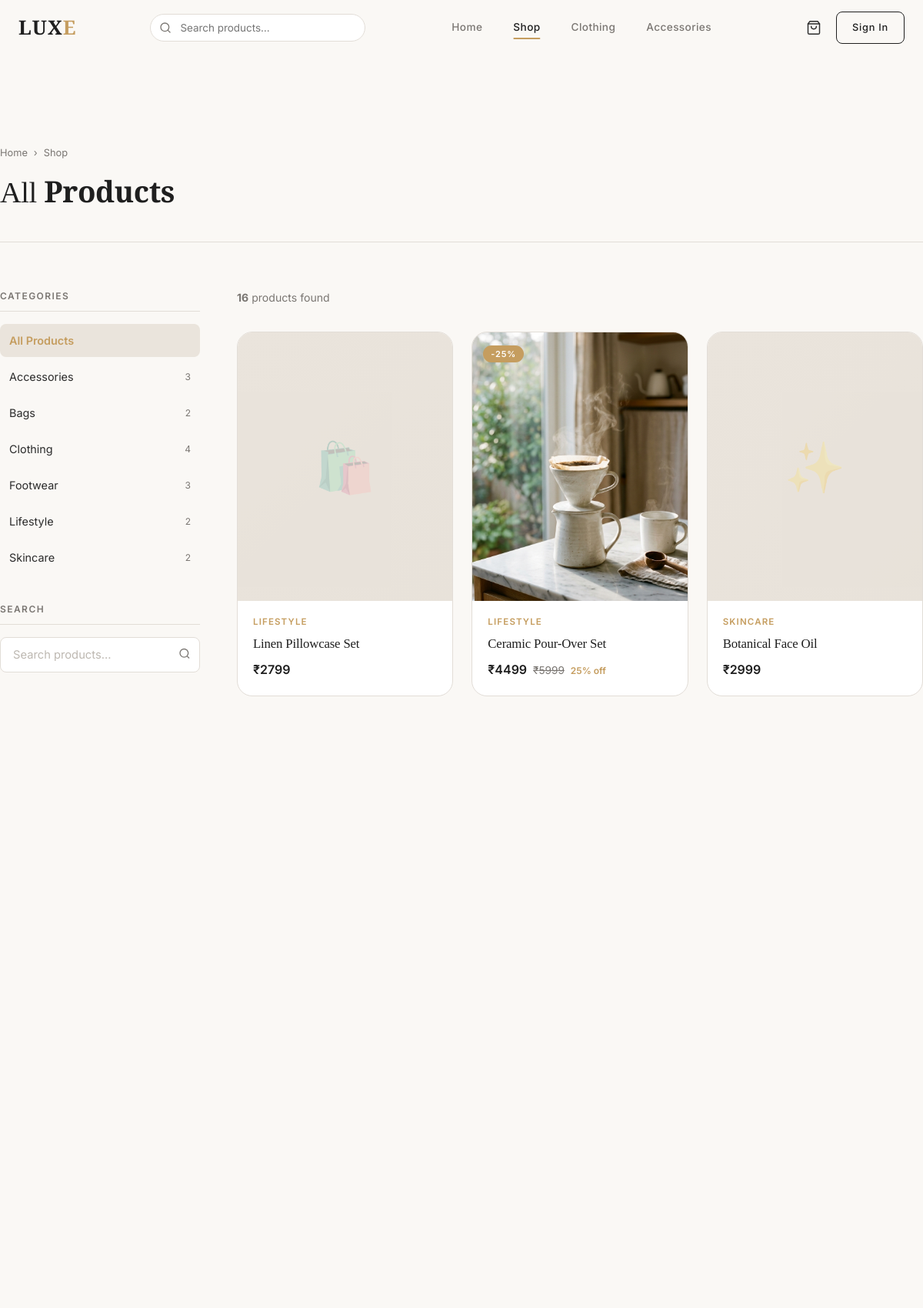
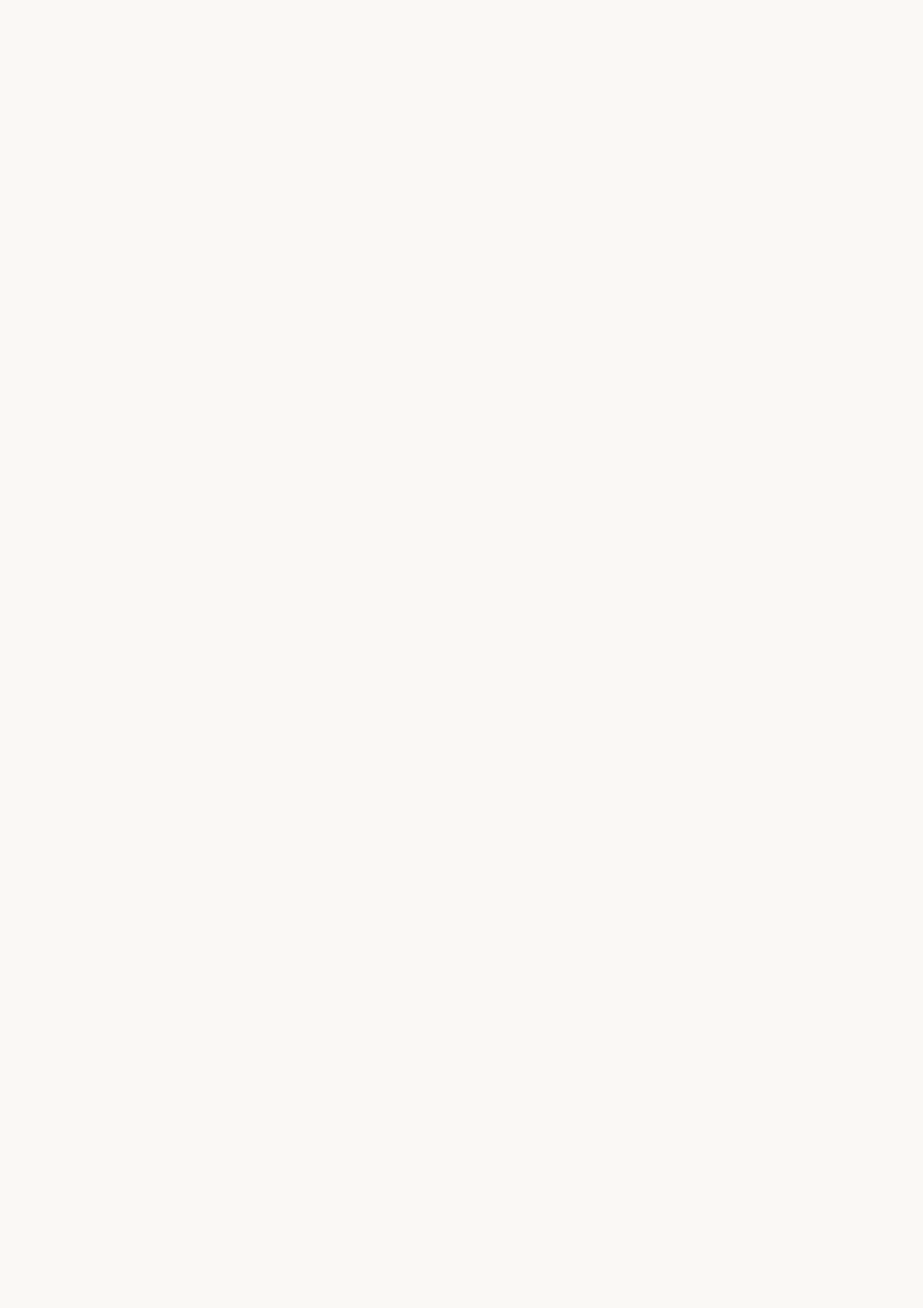
Screenshot of /products/ (upper part) with the database file from the repository (2 pictures, top to bottom).
### store/models.py (models this page shows, shortened)
class Category(models.Model):
    name = models.CharField(max_length=200)
    slug = models.SlugField(unique=True, blank=True)
    description = models.TextField(blank=True)
    image = models.ImageField(upload_to='categories/', blank=True, null=True)
    class Meta:
        verbose_name_plural = 'Categories'
        ordering = ['name']

class Product(models.Model):
    category = models.ForeignKey(Category, on_delete=models.SET_NULL, null=True, related_name='products')
    name = models.CharField(max_length=300)
    slug = models.SlugField(unique=True, blank=True)
    description = models.TextField()
    price = models.DecimalField(max_digits=10, decimal_places=2)
    compare_price = models.DecimalField(max_digits=10, decimal_places=2, blank=True, null=True,
                                        help_text='Original price before discount')
    image = models.ImageField(upload_to='products/')
    stock = models.PositiveIntegerField(default=0)
    is_featured = models.BooleanField(default=False)
    created_at = models.DateTimeField(auto_now_add=True)
    updated_at = models.DateTimeField(auto_now=True)
    class Meta:
        ordering = ['-created_at']
    @property
    def discount_percentage(self):
        if self.compare_price and self.compare_price > self.price:
            return int((1 - self.price / self.compare_price) * 100)
        return None

### store/views.py (the view)
# urls.py: path('products/', views.product_list, name='product_list'),
def product_list(request):
    products = Product.objects.filter(stock__gt=0)
    categories = Category.objects.all()
    search_form = SearchForm(request.GET)
    selected_category = request.GET.get('category', '')
    query = request.GET.get('q', '')
    if query:
        products = products.filter(
            Q(name__icontains=query) | Q(description__icontains=query)
        )
    if selected_category:
        products = products.filter(category__slug=selected_category)
    context = {
        'products': products,
        'categories': categories,
        'search_form': search_form,
        'selected_category': selected_category,
        'query': query,
    }
    return render(request, 'store/product_list.html', context)

### store/forms.py
class SearchForm(forms.Form):
    q = forms.CharField(max_length=200, required=False, widget=forms.TextInput(attrs={
        'placeholder': 'Search products...',
    }))

### store/context_processors.py (called while the page is built)
def cart_context(request):
    cart_count = 0
    try:
        if request.user.is_authenticated:
            cart = Cart.objects.filter(user=request.user).first()
        else:
            session_key = request.session.session_key
            if session_key:
                cart = Cart.objects.filter(session_key=session_key).first()
            else:
                cart = None
        if cart:
            cart_count = cart.get_item_count()
    except Exception:
        pass
    return {'cart_count': cart_count}

### templates/store/product_list.html (shortened to what this page needs)
{% extends 'base.html' %}
{% load static %}
{% block content %}
<div class="container section-sm">
  <div class="page-header">
    <div class="breadcrumb">
      <a href="{% url 'store:home' %}">Home</a>
      <span>›</span>
      <span>Shop</span>
    </div>
    <h1 style="font-size:2.4rem;font-weight:300;">
      {% if query %}Results for "<em>{{ query }}</em>"
      {% elif selected_category %}{{ selected_category|title }}
      {% else %}All <strong>Products</strong>{% endif %}
    </h1>
  </div>
  <div class="product-list-layout">
    <aside class="product-sidebar" aria-label="Product filters">
      <div class="sidebar-section">
        <div class="sidebar-title">Categories</div>
        <div class="category-filter-list">
          <a href="{% url 'store:product_list' %}{% if query %}?q={{ query }}{% endif %}"
             class="category-filter-item {% if not selected_category %}active{% endif %}">
            All Products
          </a>
          {% for cat in categories %}
          <a href="{% url 'store:product_list' %}?category={{ cat.slug }}{% if query %}&q={{ query }}{% endif %}"
             class="category-filter-item {% if selected_category == cat.slug %}active{% endif %}">
            {{ cat.name }}
            <span style="font-size:0.75rem;color:var(--text-muted);">{{ cat.products.count }}</span>
          </a>
          {% endfor %}
        </div>
      </div>
      <div class="sidebar-section">
        <div class="sidebar-title">Search</div>
        <form action="{% url 'store:product_list' %}" method="GET">
          <div style="position:relative;">
            <input type="text" name="q" value="{{ query }}" placeholder="Search products…"
                   class="form-control" style="padding-right:40px;" aria-label="Search products" />
            <button type="submit" style="position:absolute;right:12px;top:50%;transform:translateY(-50%);background:none;border:none;cursor:pointer;color:var(--text-muted);">
              <svg width="16" height="16" viewBox="0 0 24 24" fill="none" stroke="currentColor" stroke-width="2"><circle cx="11" cy="11" r="8"/><line x1="21" y1="21" x2="16.65" y2="16.65"/></svg>
            </button>
          </div>
        </form>
      </div>
    </aside>
    <div>
      <div class="products-toolbar">
        <p class="products-count">
          {% if products %}<strong>{{ products|length }}</strong> product{{ products|length|pluralize }} found{% endif %}
        </p>
      </div>
      {% if products %}
      <div class="products-grid">
        {% for product in products %}
        <div class="product-card reveal" style="transition-delay:{{ forloop.counter0|add:"0" }}0ms;">
          <div class="product-card-image">
            {% if product.image %}
            <img src="{{ product.image.url }}" alt="{{ product.name }}" loading="lazy" />
            {% else %}
            <div class="product-card-placeholder">
              {% with cat=product.category.name|lower %}
                {% if "cloth" in cat %}👕{% elif "foot" in cat or "shoe" in cat %}👟{% elif "bag" in cat %}👜{% elif "skin" in cat %}✨{% elif "access" in cat %}⌚{% else %}🛍️{% endif %}
              {% endwith %}
            </div>
            {% endif %}
            <div class="product-badge">
              {% if product.discount_percentage %}
              <span class="product-badge-sale">-{{ product.discount_percentage }}%</span>
              {% elif product.is_featured %}
              <span class="product-badge-new">Featured</span>
              {% endif %}
            </div>
          </div>
          <div class="product-card-info">
            {% if product.category %}
            <span class="product-category-tag">{{ product.category.name }}</span>
            {% endif %}
            <h3 class="product-name">
              <a href="{% url 'store:product_detail' product.slug %}">{{ product.name }}</a>
            </h3>
            <div class="product-price-row">
              <span class="product-price">₹{{ product.price|floatformat:0 }}</span>
              {% if product.compare_price %}
              <span class="product-price-original">₹{{ product.compare_price|floatformat:0 }}</span>
              {% if product.discount_percentage %}
              <span class="product-price-discount">{{ product.discount_percentage }}% off</span>
              {% endif %}
              {% endif %}
            </div>
          </div>
        </div>
        {% endfor %}
      </div>
      {% endif %}
    </div>
  </div>
</div>
{% endblock %}

### templates/base.html (shortened to what this page needs)
{% load static %}
<!DOCTYPE html>
<html lang="en">
<head>
  <link rel="stylesheet" href="{% static 'css/base.css' %}" />
  <link rel="stylesheet" href="{% static 'css/navbar.css' %}" />
  <link rel="stylesheet" href="{% static 'css/home.css' %}" />
  <link rel="stylesheet" href="{% static 'css/store.css' %}" />
</head>
<body>
<nav class="navbar" role="navigation" aria-label="Main navigation">
  <div class="container">
    <div class="navbar-inner">
      <a href="{% url 'store:home' %}" class="navbar-logo" aria-label="LUXE Home">
        LUX<span>E</span>
      </a>
      <form class="navbar-search" action="{% url 'store:product_list' %}" method="GET" role="search">
        <svg class="search-icon" viewBox="0 0 24 24" fill="none" stroke="currentColor" stroke-width="2" stroke-linecap="round" stroke-linejoin="round">
          <circle cx="11" cy="11" r="8"/><line x1="21" y1="21" x2="16.65" y2="16.65"/>
        </svg>
        <input type="text" name="q" placeholder="Search products…" value="{{ request.GET.q }}" aria-label="Search products" id="navbar-search-input" />
      </form>
      <div class="navbar-links">
        <a href="{% url 'store:home' %}" class="nav-link">Home</a>
        <a href="{% url 'store:product_list' %}" class="nav-link">Shop</a>
        <a href="{% url 'store:product_list' %}?category=clothing" class="nav-link">Clothing</a>
        <a href="{% url 'store:product_list' %}?category=accessories" class="nav-link">Accessories</a>
      </div>
      <div class="navbar-actions">
        <a href="{% url 'store:cart' %}" class="nav-icon-btn" aria-label="Shopping cart ({{ cart_count }} items)" id="cart-btn">
          <svg viewBox="0 0 24 24"><path d="M6 2 3 6v14a2 2 0 0 0 2 2h14a2 2 0 0 0 2-2V6l-3-4z"/><line x1="3" y1="6" x2="21" y2="6"/><path d="M16 10a4 4 0 0 1-8 0"/></svg>
        </a>
        {% if user.is_authenticated %}
        <div class="user-menu">
          <button class="nav-icon-btn" aria-label="User account menu" aria-haspopup="true" id="user-menu-btn">
            <svg viewBox="0 0 24 24"><path d="M20 21v-2a4 4 0 0 0-4-4H8a4 4 0 0 0-4 4v2"/><circle cx="12" cy="7" r="4"/></svg>
          </button>
          <div class="user-menu-dropdown" role="menu">
            <div class="user-menu-item" style="cursor:default; opacity:0.6; font-size:0.8rem;">
              {{ user.get_full_name|default:user.username }}
            </div>
            <div class="user-menu-divider"></div>
            <a href="{% url 'store:order_history' %}" class="user-menu-item" role="menuitem">
              <svg width="16" height="16" viewBox="0 0 24 24" fill="none" stroke="currentColor" stroke-width="1.75"><rect x="2" y="3" width="20" height="14" rx="2" ry="2"/><line x1="8" y1="21" x2="16" y2="21"/><line x1="12" y1="17" x2="12" y2="21"/></svg>
              Order History
            </a>
            {% if user.is_staff %}
            <a href="/admin/" class="user-menu-item" role="menuitem">
              <svg width="16" height="16" viewBox="0 0 24 24" fill="none" stroke="currentColor" stroke-width="1.75"><path d="M12 20h9"/><path d="M16.5 3.5a2.121 2.121 0 0 1 3 3L7 19l-4 1 1-4L16.5 3.5z"/></svg>
              Admin Panel
            </a>
            {% endif %}
            <div class="user-menu-divider"></div>
            <a href="{% url 'accounts:logout' %}" class="user-menu-item danger" role="menuitem">
              <svg width="16" height="16" viewBox="0 0 24 24" fill="none" stroke="currentColor" stroke-width="1.75"><path d="M9 21H5a2 2 0 0 1-2-2V5a2 2 0 0 1 2-2h4"/><polyline points="16 17 21 12 16 7"/><line x1="21" y1="12" x2="9" y2="12"/></svg>
              Logout
            </a>
          </div>
        </div>
        {% else %}
        <a href="{% url 'accounts:login' %}" class="btn btn-outline btn-sm">Sign In</a>
        {% endif %}
      </div>
    </div>
  </div>
</nav>
<main id="main-content">
  {% block content %}{% endblock %}
</main>
</body>
</html>

### static/css/base.css (style rules this page uses)
:root { --bg: #FAF8F5; --primary: #1F1F1F; --accent: #C59D5F; --accent-dk: #A8834A; --secondary: #EAE4DC; --text: #2B2B2B; --text-muted:#7A7672; --border: #E2DDD7; --white: #FFFFFF; --shadow-sm: 0 2px 12px rgba(31,31,31,0.06); --shadow-md: 0 8px 32px rgba(31,31,31,0.10); --shadow-lg: 0 20px 60px rgba(31,31,31,0.14); --radius-sm: 8px; --radius-md: 14px; --radius-lg: 20px; --radius-xl: 28px; --font-head: 'Cormorant Garamond', Georgia, serif; --font-body: 'Inter', system-ui, sans-serif; --transition: 0.3s cubic-bezier(0.4, 0, 0.2, 1); --transition-fast: 0.18s ease; }
*, *::before, *::after { box-sizing: border-box; margin: 0; padding: 0; }
html { scroll-behavior: smooth; font-size: 16px; }
body { font-family: var(--font-body); background-color: var(--bg); color: var(--text); line-height: 1.6; -webkit-font-smoothing: antialiased; -moz-osx-font-smoothing: grayscale; overflow-x: hidden; }
img { display: block; max-width: 100%; height: auto; }
a { color: inherit; text-decoration: none; }
input, textarea, select, button { font-family: inherit; }
h1, h2, h3, h4, h5 { font-family: var(--font-head); font-weight: 400; line-height: 1.2; letter-spacing: -0.01em; color: var(--primary); }
h1 { font-size: clamp(2.4rem, 5vw, 4.5rem); }
h3 { font-size: clamp(1.3rem, 2.5vw, 2rem); }
p { color: var(--text-muted); font-size: 0.95rem; line-height: 1.75; }
.container { width: 100%; max-width: 1280px; margin: 0 auto; padding: 0 24px; }
.section-sm { padding: 56px 0; }
.btn { position: relative; display: inline-flex; align-items: center; justify-content: center; gap: 8px; padding: 14px 32px; font-family: var(--font-body); font-size: 0.85rem; font-weight: 500; letter-spacing: 0.06em; border-radius: var(--radius-sm); border: none; cursor: pointer; transition: var(--transition); overflow: hidden; white-space: nowrap; text-decoration: none; }
.btn::after { content: ''; position: absolute; inset: 0; background: rgba(255,255,255,0.15); opacity: 0; transition: opacity 0.2s; }
.btn-outline { background-color: transparent; color: var(--primary); border: 1.5px solid var(--primary); }
.btn-sm { padding: 10px 20px; font-size: 0.8rem; }
.form-control { width: 100%; padding: 13px 16px; font-size: 0.92rem; background: var(--white); border: 1.5px solid var(--border); border-radius: var(--radius-sm); color: var(--text); transition: var(--transition-fast); outline: none; }
.form-control::placeholder { color: #BDB8B1; }
.reveal { opacity: 0; transform: translateY(30px); transition: opacity 0.7s ease, transform 0.7s ease; }
.reveal.visible { opacity: 1; transform: translateY(0); }
.page-header { padding: 60px 0 40px; border-bottom: 1px solid var(--border); margin-bottom: 60px; }
.page-header .breadcrumb { display: flex; align-items: center; gap: 8px; font-size: 0.8rem; color: var(--text-muted); margin-bottom: 16px; }

### rows the page displays
Category: name "Accessories", products.count "3"
Category: name "Bags", products.count "2"
Category: name "Clothing", products.count "4"
Category: name "Footwear", products.count "3"
Category: name "Lifestyle", products.count "2"
Category: name "Skincare", products.count "2"
Product: category.name "LIFESTYLE", name "Linen Pillowcase Set", price "2799"
Product: image (picture), discount_percentage "25", category.name "LIFESTYLE", name "Ceramic Pour-Over Set", price "4499", compare_price "5999"
Product: category.name "SKINCARE", name "Botanical Face Oil", price "2999"

### other values shown
{{ products|length }} "16"
